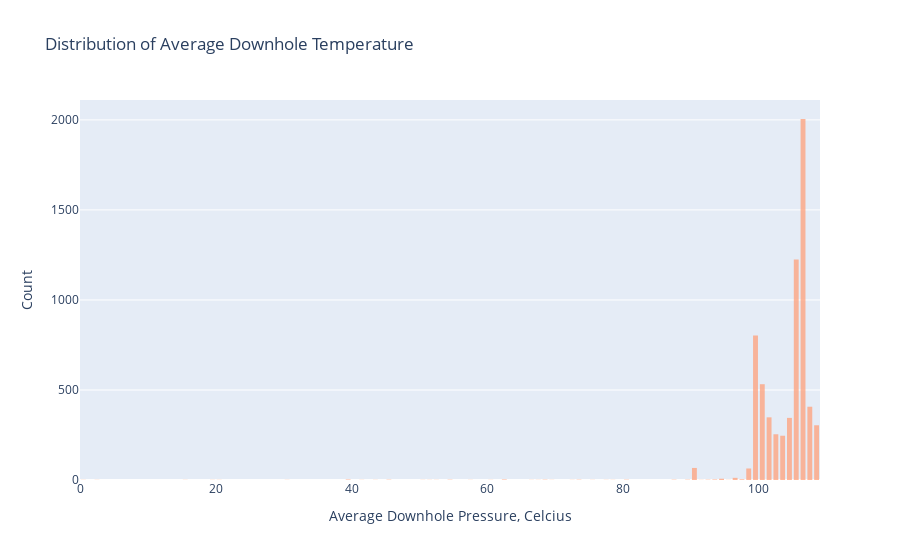

Notebook code cell kept with this figure:
### Code cell
downhole_temperature = volve_production_producing['AVG_DOWNHOLE_TEMPERATURE'].dropna().drop(volve_production_producing[volve_production_producing['AVG_DOWNHOLE_TEMPERATURE'] == 0].index)
histogram_trace = go.Histogram(x=downhole_temperature, nbinsx=200)
fig = go.Figure(data=[histogram_trace])
fig.update_layout(title='Distribution of Average Downhole Temperature',
                   xaxis_title='Average Downhole Pressure, Celcius',
                   yaxis_title='Count',
                   bargap=0.1,
                   bargroupgap=0.2)
fig.update_traces(marker_color='#FFA07A', opacity=0.75)
fig.show()

### Figure 1 — Plotly figure (JSON) as saved in the notebook; plotly's stock layout.template omitted (floating-point values rounded to 4 significant figures; data arrays with more than 128 entries replaced by an {"elided": "..."} marker saying what was removed)
{"data": [{"marker": {"color": "#FFA07A"}, "nbinsx": 200, "opacity": 0.75, "type": "histogram", "x": {"elided": "6668 float values"}}], "layout": {"bargap": 0.1, "bargroupgap": 0.2, "title": {"text": "Distribution of Average Downhole Temperature"}, "xaxis": {"title": {"text": "Average Downhole Pressure, Celcius"}}, "yaxis": {"title": {"text": "Count"}}}}
